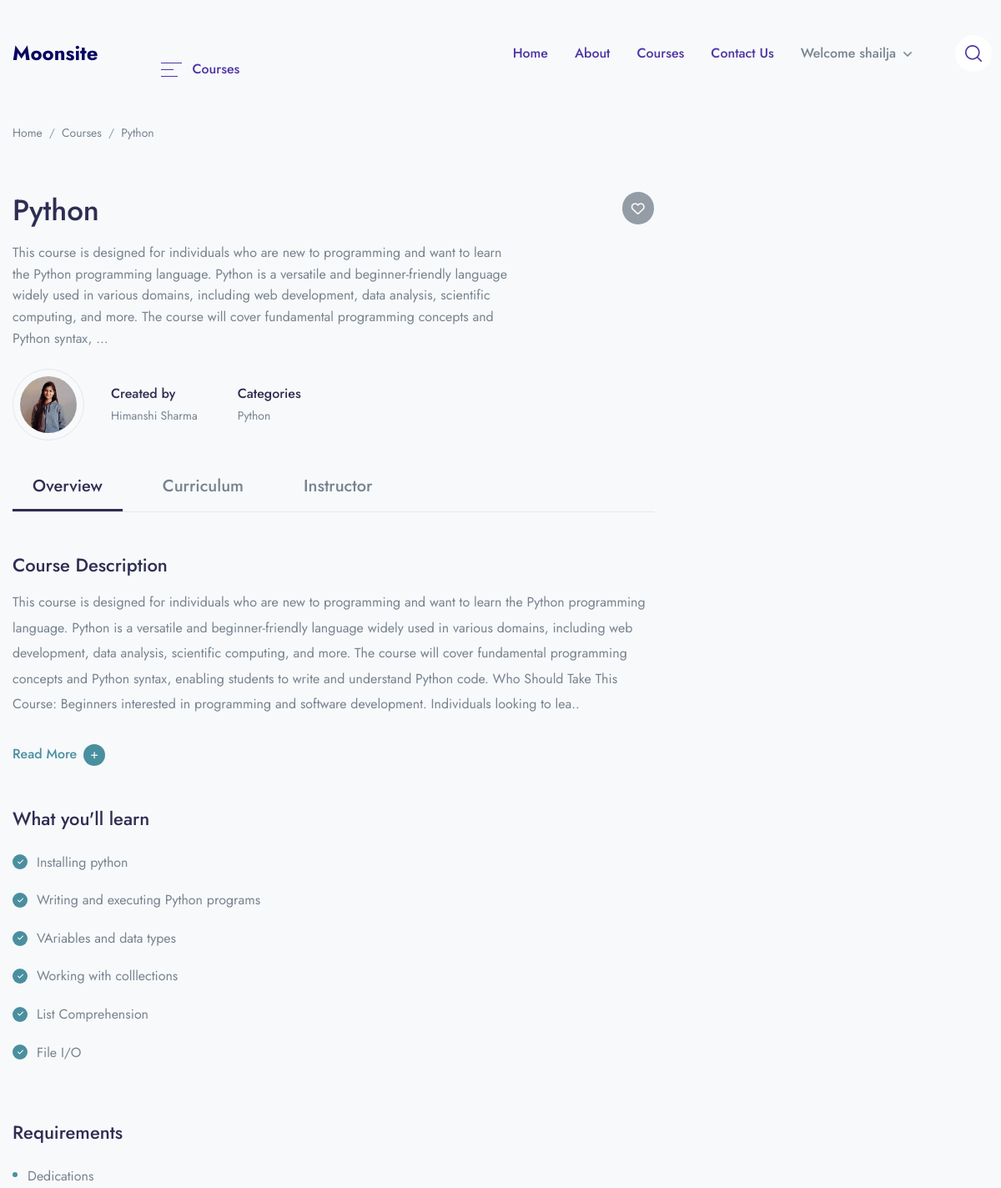
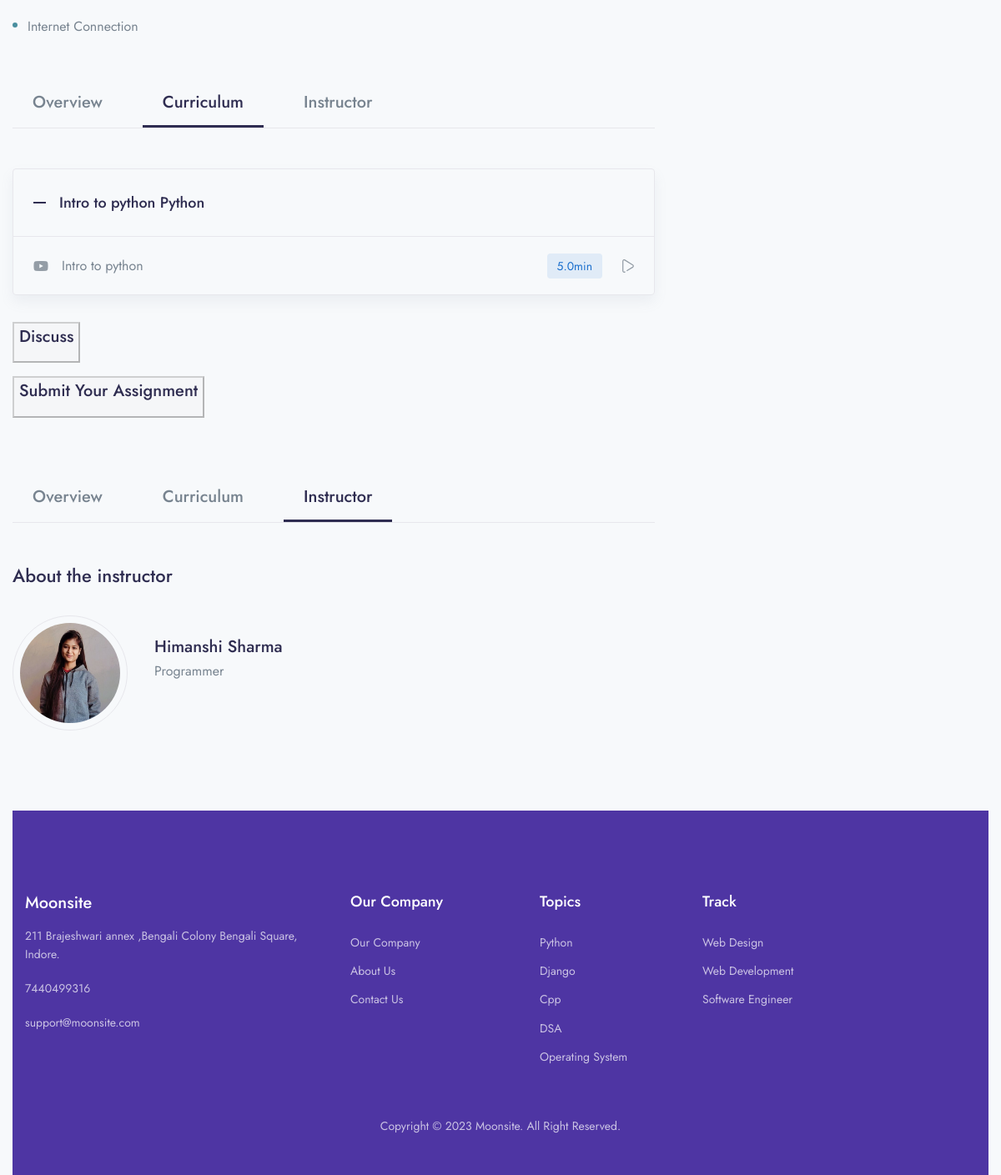
/course/python (signed in), run on the app's committed database (2 pictures, top to bottom).
### app/models.py (models this page shows, shortened)
class Course(models.Model):
    title = models.CharField(max_length=100)
    status = (
        ("Publish","Publish"),
        ("DRAFT","DRAFT"),
    )
    featured_images = models.ImageField(upload_to='featured_images/')
    created_at = models.DateField(auto_now_add=True)
    author = models.ForeignKey(Author,on_delete=models.CASCADE,null=True)
    author_image = models.ImageField(upload_to='author_images/',default='')
    category  = models.ForeignKey(Categories,on_delete=models.CASCADE,null=True)
    desc = models.TextField()
    level = models.ForeignKey(Levels,on_delete=models.CASCADE,null=True)
    slug = models.SlugField(default='',max_length=100,null=True,blank=True,unique=True)
    created_at=models.DateTimeField(default=now)
    def __str__(self):
        return self.title

class Author(models.Model):
    author_name = models.CharField(max_length = 100 )
    author_profile = models.ImageField(upload_to='images/')
    about_author = models.TextField()
    def __str__(self):
        return self.author_name

class Categories(models.Model):
    icon = models.CharField(max_length=200,null=True)
    name = models.CharField(max_length=100)
    def __str__(self):
        return self.name

class what_you_learn(models.Model):
    course = models.ForeignKey ( Course, on_delete=models.CASCADE )
    points = models.CharField ( max_length=500 )

class requirements(models.Model):
    course = models.ForeignKey(Course,on_delete=models.CASCADE)
    points = models.CharField(max_length=500)

class Lessons(models.Model):
    course  = models.ForeignKey(Course,on_delete=models.CASCADE)
    name = models.CharField(max_length=200)
    def __str__(self):
        return self.name + " " + str(self.course)

class Videos(models.Model):
    serial_number= models.IntegerField(null=True)
    thumbnail = models.ImageField(upload_to="Media/Yt_Thumbnail",null=True)
    course = models.ForeignKey(Course,on_delete=models.CASCADE)
    lesson = models.ForeignKey ( Lessons, on_delete=models.CASCADE )
    title = models.CharField ( max_length=100 )
    video = models.FileField(upload_to="video/%y")
    time_duration = models.FloatField(null=True)
    preview = models.BooleanField(default=False)

### mysite/views.py (the view)
# urls.py: path('course/<slug:slug>',views.course_detalis,name='course_details'),
def course_detalis(request,slug):
    course = Course.objects.filter(slug=slug)
    obj = Enrollment.objects.filter(user=request.user,course=course[0]).exists()
    print(obj,course[0])
    assign_discuss=False
    if obj:
        assign_discuss=True
    if course.exists():
        course = course.first()
    else:
        return redirect('error')
    return render (request,'course/course_detail.html',{'course':course,"assign_discuss":assign_discuss})

### templates/course/course_detail.html (shortened to what this page needs)
{% extends 'base.html' %}
{% block content %}
    <div class="container">
        <nav class="mb-5 mb-md-8 mt-2" aria-label="breadcrumb">
            <ol class="breadcrumb breadcrumb-scroll">
                <li class="breadcrumb-item">
                    <a class="text-gray-800" href="{% url 'home'%}">
                        Home
                    </a>
                </li>
                <li class="breadcrumb-item">
                    <a class="text-gray-800" href="#">
                        Courses
                    </a>
                </li>
                <li class="breadcrumb-item text-gray-800 active" aria-current="page">
                    {{course}}
                </li>
            </ol>
        </nav>
    </div>
    <div class="container">
        <div class="row mb-8">
            <div class="col-lg-8 mb-6 mb-lg-0 position-relative">
                <h1 class="me-7 me-xl-14">
                   {{course}}
                </h1>
                <p class="me-xl-13 mb-5">{{course.desc|truncatewords:50 }}</p>
                <a href="#" class="badge badge-lg badge-rounded-circle badge-secondary font-size-base badge-float badge-float-inside top-0 text-white">
                    <i class="far fa-heart"></i>
                </a>
                <div class="d-md-flex align-items-center mb-5">
                    <div class="border rounded-circle d-inline-block mb-4 mb-md-0 me-md-6 me-lg-4 me-xl-6">
                        <div class="p-2">
                            <img src="/media/{{course.author_image}}" alt="..." class="rounded-circle" width="68" height="68">
                        </div>
                    </div>
                    <div class="mb-4 mb-md-0 me-md-8 me-lg-4 me-xl-8">
                        <h6 class="mb-0">Created by</h6>
                        <a href="#" class="font-size-sm text-gray-800">{{course.author}}</a>
                    </div>
                    <div class="mb-4 mb-md-0 me-md-8 me-lg-4 me-xl-8">
                        <h6 class="mb-0">Categories</h6>
                        <a href="#" class="font-size-sm text-gray-800">{{course.category}}</a>
                    </div>
                </div>
                <div id="Overview" class="mb-8">
                    <ul class="nav course-tab-v1 border-bottom h4 mb-8">
                        <li class="nav-item">
                            <a class="nav-link active" href="#Overview" data-bs-toggle="smooth-scroll" data-bs-offset="0">Overview</a>
                        </li>
                        <li class="nav-item">
                            <a class="nav-link" href="#Curriculum" data-bs-toggle="smooth-scroll" data-bs-offset="0">Curriculum</a>
                        </li>
                        <li class="nav-item">
                            <a class="nav-link" href="#Instructor" data-bs-toggle="smooth-scroll" data-bs-offset="0">Instructor</a>
                        </li>
                    </ul>
                    <h3 class="">Course Description</h3>
                    <span class="mb-6 line-height-md">{{course.desc|slice:"0:530"}}..</span>
                    <a class="text-teal read-more h6 d-inline-block mb-8" data-bs-toggle="collapse" href="#readcollapseExample" role="button" aria-expanded="false" aria-controls="readcollapseExample">
                        <span class="d-inline-flex align-items-center more">
                            Read More
                            <span class="d-flex align-items-center justify-content-center bg-teal rounded-circle ms-2 p-2 w-26p">
                                <i class="fas fa-plus font-size-10 text-white"></i>
                            </span>
                        </span>
                    </a>
                    <h3 class="mb-5">What you'll learn</h3>
                    <div class="row row-cols-lg-2 mb-8">
                        <div class="col-md">
                            <ul class="list-style-v1 list-unstyled">
                                {% for learn in course.what_you_learn_set.all%}
                            <li> {{learn.points}}</li>
                               {% endfor %}
                            </ul>
                        </div>
                    </div>
                    <h3 class="mb-5">Requirements</h3>
                    <ul class="list-style-v2 list-unstyled">
                          {% for learn in course.requirements_set.all%}
                            <li> {{learn.points}}</li>
                               {% endfor %}
                    </ul>
                </div>
                <div id="Curriculum" class="mb-8">
                    <ul class="nav course-tab-v1 border-bottom h4 mb-8">
                        <li class="nav-item">
                            <a class="nav-link" href="#Overview" data-bs-toggle="smooth-scroll" data-bs-offset="0">Overview</a>
                        </li>
                        <li class="nav-item">
                            <a class="nav-link active" href="#Curriculum" data-bs-toggle="smooth-scroll" data-bs-offset="0">Curriculum</a>
                        </li>
                        <li class="nav-item">
                            <a class="nav-link" href="#Instructor" data-bs-toggle="smooth-scroll" data-bs-offset="0">Instructor</a>
                        </li>
                    </ul>
                    <div id="accordionCurriculum">
                        {% for lesson in course.lessons_set.all  %}
                        <div class="border rounded shadow mb-6 overflow-hidden">
                            <div class="d-flex align-items-center" id="curriculumheadingOne">
                                <h5 class="mb-0 w-100">
                                    <button class="d-flex align-items-center p-5 min-height-80 text-dark fw-medium collapse-accordion-toggle line-height-one" type="button" data-bs-toggle="collapse" data-bs-target="#id{{lesson.id}}" aria-expanded="true" aria-controls="CurriculumcollapseOne">
                                        <span class="me-4 text-dark d-flex">
                                            <svg width="15" height="2" viewBox="0 0 15 2" fill="none" xmlns="http://www.w3.org/2000/svg">
                                                <rect width="15" height="2" fill="currentColor"/>
                                            </svg>
                                        </span>
                                    {{lesson}}
                                    </button>
                                </h5>
                            </div>
                           {% for video in lesson.videos_set.all %}
                            <div id="id{{video.lesson.id}}" class="collapse show" aria-labelledby="curriculumheadingOne" data-parent="#accordionCurriculum">
                                <div class="border-top px-5 py-4 min-height-70 d-md-flex align-items-center">
                                    <div class="d-flex align-items-center me-auto mb-4 mb-md-0">
                                        <div class="text-secondary d-flex">
                                           <i class="fa-brands fa-youtube"></i>
                                        </div>
                                        <div class="ms-4">
                                            {{video.title}}
                                        </div>
                                    </div>
                                    <div class="d-flex align-items-center overflow-auto overflow-md-visible flex-shrink-all">
                                        <div class="badge btn-blue-soft me-5 font-size-sm fw-normal py-2">{{video.time_duration}}min</div>
                                        <a href="/media/{{video.video}}" class="text-secondary d-flex">
                                        </a>
                                    </div>
                                </div>
                                {% endfor %}
                            </div>
                        </div>
                       {% endfor %}
                    </div>
{% if  assign_discuss %}
                    <a href="/discuss/{{course.slug}}"><h4>Discuss </h4></a>
                    <br>
                    <a   href="/assignment/{{course.slug}}"><h4>Submit Your Assignment</h4> </a>
                    {% else %}
                    <button disabled>  <a  href=""><h4>Discuss </h4></a></button>
                    <br>
                    <button btn-btn-sm success disabled class="my-4"> <a   href=""><h4>Submit Your Assignment</h4> </a></button>
                    {% endif %}
                </div>
                <div id="Instructor" class="mb-8">
                    <ul class="nav course-tab-v1 border-bottom h4 mb-8">
                        <li class="nav-item">
                            <a class="nav-link" href="#Overview" data-bs-toggle="smooth-scroll" data-bs-offset="0">Overview</a>
                        </li>
                        <li class="nav-item">
                            <a class="nav-link" href="#Curriculum" data-bs-toggle="smooth-scroll" data-bs-offset="0">Curriculum</a>
                        </li>
                        <li class="nav-item">
                            <a class="nav-link active" href="#Instructor" data-bs-toggle="smooth-scroll" data-bs-offset="0">Instructor</a>
                        </li>
                    </ul>
                    <h3 class="mb-6">About the instructor</h3>
                    <div class="d-flex align-items-center mb-6">
                        <div class="d-inline-block rounded-circle border me-6 p-2">
                            <div class="avatar avatar-size-120">
                                <img src="/media/{{course.author_image}}" alt="..." class="avatar-img rounded-circle">
                            </div>
                        </div>
                        <div class="media-body">
                            <h4 class="mb-0">{{course.author}}</h4>
                             <p class="mb-6 line-height-md">{{course.author.about_author}}</p>
                        </div>
                    </div>
                </div>
</div>
        </div>
{% endblock %}

### templates/components/header.html (shortened to what this page needs)
    <header class="navbar navbar-expand-xl navbar-light" >
        <div class="container">
            <a class="navbar-brand" href="{% url 'home'%}">
                <div class="" style = "">Moonsite </div>
            <ul class="navbar-nav navbar-vertical ms-xl-4 d-none d-xl-flex">
                <li class="nav-item dropdown">
                    <a class="nav-link pb-4 mb-n4 px-0 pt-0" id="navbarVerticalMenu" data-bs-toggle="dropdown" href="#" aria-haspopup="true" aria-expanded="false">
                        <div class="py-3 px-5 d-flex align-items-center">
                            <div class="me-3 ms-1 text-gigas d-flex">
                                <svg width="25" height="17" viewBox="0 0 25 17" xmlns="http://www.w3.org/2000/svg">
                                    <rect width="25" height="1" fill="currentColor"/>
                                    <rect y="8" width="15" height="1" fill="currentColor"/>
                                    <rect y="16" width="20" height="1" fill="currentColor"/>
                                </svg>
                            </div>
                            <span class="text-gigas fw-medium me-1">Courses</span>
                        </div>
                    </a>
                </li>
            </ul>
            <div class="collapse navbar-collapse z-index-lg" id="navbarCollapse">
                <ul class="navbar-nav ms-auto">
                    <li class="nav-item dropdown dropdown-full-width">
                        <a class="nav-link px-xl-4 text-gigas"   href="{% url 'home' %}" aria-haspopup="true" aria-expanded="false">
                            Home
                        </a>
                    </li>
                     <li class="nav-item dropdown dropdown-full-width">
                        <a class="nav-link  px-xl-4 text-gigas"   href="{% url 'aboutus' %}" aria-haspopup="true" aria-expanded="false">
                           About
                        </a>
                    </li>
                    {% if request.user.is_authenticated %}
                    <li class="nav-item dropdown">
                        <a class="nav-link  px-xl-4 text-gigas"  href="{%  url 'course' %}" aria-haspopup="true" aria-expanded="false">
                            Courses
                        </a>
                    </li>
                    {% endif %}
                    <li class="nav-item dropdown dropdown-full-width">
                        <a class="nav-link px-xl-4 text-gigas"  href="{% url 'contact' %}" aria-haspopup="true" aria-expanded="false">
                            Contact Us
                        </a>
                    </li>
                    {% if user.is_authenticated %}
                           <li class="nav-item dropdown">
                        <a class="nav-link dropdown-toggle px-xl-4" id="navbarBlog" data-bs-toggle="dropdown" href="#" aria-haspopup="true" aria-expanded="false">
                      Welcome {{user.username}}
                        </a>
                    </li>
                    {% endif %}
                </ul>
            </div>
            <ul class="navbar-nav flex-row ms-n4 ms-sm-auto ms-xl-0 me-n2 me-md-n4">
                <li class="nav-item border-0 px-1 px-md-3">
                </li>
                <li class="nav-item border-0 px-1 px-md-3 d-none d-370-block d-xl-block">
                    <a class="nav-link d-flex p-3 bg-white-all rounded-circle search-mobile text-gigas icon-xs" data-bs-toggle="collapse" href="#collapseSearchMobile" role="button" aria-expanded="false" aria-controls="collapseSearchMobile">
                    </a>
                </li>
            </ul>
        </div>
    </header>

### data on the page
Course: title "Python", desc "This course is designed for individuals who are new to programming and want to learn the Python programming language. Python is a versatile and beginner-friendly language widely used in various domains, including web development, data analysis, scientific computing, and more. The course will cover fundamental programming concepts and Python syntax, …", author_image (picture), author "Himanshi Sharma", category "Python", desc "This course is designed for individuals who are new to programming and want to learn the Python programming language. Python is a versatile and beginner-friendly language widely used in various domains, including web development, data analysis, scientific computing, and more. The course will cover fundamental programming concepts and Python syntax, enabling students to write and understand Python code. Who Should Take This Course: Beginners interested in programming and software development. Individuals looking to lea", author.about_author "Programmer"
what_you_learn: points "Installing python"
what_you_learn: points "Writing and executing Python programs"
what_you_learn: points "VAriables and data types"
what_you_learn: points "Working with colllections"
what_you_learn: points "List Comprehension"
what_you_learn: points "File I/O"
requirements: points "Dedications"
requirements: points "Internet Connection"
Lessons: name+course "Intro to python Python"
Videos: title "Intro to python", time_duration "5.0"

### other printed values
{{ user.username }} "shailja"
